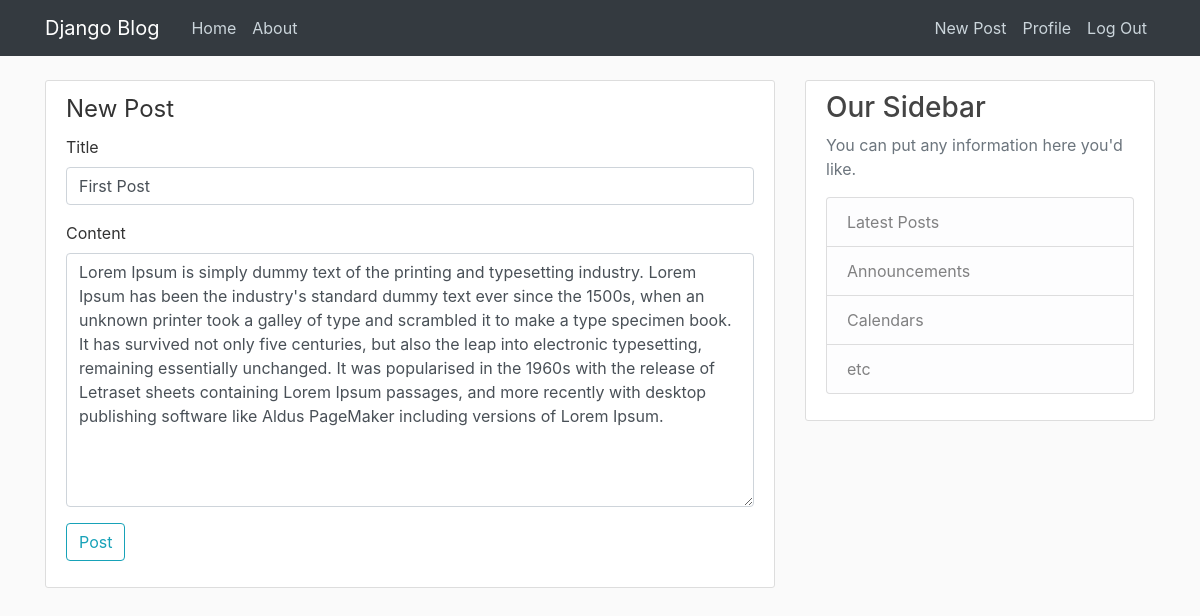
Page /post/1/update (signed in) on the committed database.
### blog/models.py (models this page shows, shortened)
class Post(models.Model):
	title = models.CharField(max_length=100)
	content = models.TextField(blank=False)
	date_posted = models.DateTimeField(default=timezone.now)
	author = models.ForeignKey(User, on_delete=models.CASCADE)

### blog/views.py (the view, shortened to what this page needs)
# urls.py: path('post/<int:pk>/update',PostUpdateView.as_view(),name='post-update'),
class PostUpdateView(LoginRequiredMixin,UserPassesTestMixin,UpdateView):
	model = Post
	fields = ['title','content']
	def test_func(self):
		post = self.get_object()
		if self.request.user == post.author:
			return True
		return False

### blog/templates/blog/post_form.html (shortened to what this page needs)
{% extends 'blog/base.html' %}
{% load bootstrap4 %}
{% block content %}
	<div class="content-section">
		<legend>New Post</legend>
		<form method="post">
		    {% bootstrap_form form %}
		    <div class="form-group">
		    <button class="btn btn-outline-info" type="submit">Post</button>
		    </div>
	    </form>
	</div>
{% endblock %}

### blog/static/blog/main.css (style rules this page uses)
body { background: #fafafa; color: #333333; margin-top: 5rem; }
.content-section { background: #ffffff; padding: 10px 20px; border: 1px solid #dddddd; border-radius: 3px; margin-bottom: 20px; }

### rows in the picture
Post: title "First Post", content "Lorem Ipsum is simply dummy text of the printing and typesetting industry. Lorem Ipsum has been the industry's standard dummy text ever since the 1500s, when an unknown printer took a galley of type and scrambled it to make a type specimen book. It has survived not only five centuries, but also the leap into electronic typesetting, remaining essentially unchanged. It was popularised in the 1960s with the release of Letraset sheets containing Lorem Ipsum passages, and more recently with desktop publishing software like Aldus PageMaker including versions of Lorem Ipsum."
